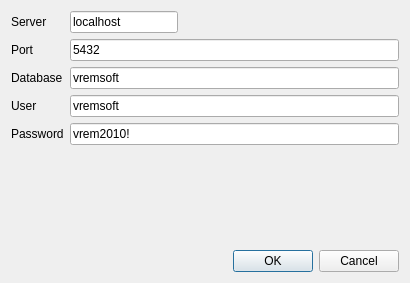
<?xml version="1.0" encoding="UTF-8"?>
<ui version="4.0">
 <class>StdPostgresConfig</class>
 <widget class="QDialog" name="StdPostgresConfig">
  <property name="geometry">
   <rect>
    <x>0</x>
    <y>0</y>
    <width>410</width>
    <height>283</height>
   </rect>
  </property>
  <property name="windowTitle">
   <string>Postgres Configuration</string>
  </property>
  <layout class="QVBoxLayout" name="verticalLayout">
   <item>
    <layout class="QFormLayout" name="formLayout">
     <item row="0" column="0">
      <widget class="QLabel" name="label">
       <property name="text">
        <string>Server</string>
       </property>
      </widget>
     </item>
     <item row="0" column="1">
      <widget class="QLineEdit" name="lineEditIP">
       <property name="sizePolicy">
        <sizepolicy hsizetype="Fixed" vsizetype="Fixed">
         <horstretch>0</horstretch>
         <verstretch>0</verstretch>
        </sizepolicy>
       </property>
       <property name="text">
        <string>localhost</string>
       </property>
      </widget>
     </item>
     <item row="1" column="0">
      <widget class="QLabel" name="label_2">
       <property name="text">
        <string>Port</string>
       </property>
      </widget>
     </item>
     <item row="1" column="1">
      <widget class="QLineEdit" name="lineEditPort">
       <property name="sizePolicy">
        <sizepolicy hsizetype="Minimum" vsizetype="Fixed">
         <horstretch>0</horstretch>
         <verstretch>0</verstretch>
        </sizepolicy>
       </property>
       <property name="text">
        <string>5432</string>
       </property>
      </widget>
     </item>
     <item row="2" column="0">
      <widget class="QLabel" name="label_3">
       <property name="text">
        <string>Database</string>
       </property>
      </widget>
     </item>
     <item row="2" column="1">
      <widget class="QLineEdit" name="lineEditDatabase">
       <property name="text">
        <string>vremsoft</string>
       </property>
      </widget>
     </item>
     <item row="3" column="0">
      <widget class="QLabel" name="label_4">
       <property name="text">
        <string>User</string>
       </property>
      </widget>
     </item>
     <item row="3" column="1">
      <widget class="QLineEdit" name="lineEditUser">
       <property name="text">
        <string>vremsoft</string>
       </property>
      </widget>
     </item>
     <item row="4" column="0">
      <widget class="QLabel" name="label_5">
       <property name="text">
        <string>Password</string>
       </property>
      </widget>
     </item>
     <item row="4" column="1">
      <widget class="QLineEdit" name="lineEditPassword">
       <property name="text">
        <string>vrem2010!</string>
       </property>
      </widget>
     </item>
    </layout>
   </item>
   <item>
    <widget class="QDialogButtonBox" name="DataBaseButtonBox">
     <property name="orientation">
      <enum>Qt::Horizontal</enum>
     </property>
     <property name="standardButtons">
      <set>QDialogButtonBox::Cancel|QDialogButtonBox::Ok</set>
     </property>
    </widget>
   </item>
  </layout>
 </widget>
 <resources/>
 <connections>
  <connection>
   <sender>DataBaseButtonBox</sender>
   <signal>accepted()</signal>
   <receiver>StdPostgresConfig</receiver>
   <slot>accept()</slot>
   <hints>
    <hint type="sourcelabel">
     <x>248</x>
     <y>254</y>
    </hint>
    <hint type="destinationlabel">
     <x>157</x>
     <y>274</y>
    </hint>
   </hints>
  </connection>
  <connection>
   <sender>DataBaseButtonBox</sender>
   <signal>rejected()</signal>
   <receiver>StdPostgresConfig</receiver>
   <slot>reject()</slot>
   <hints>
    <hint type="sourcelabel">
     <x>316</x>
     <y>260</y>
    </hint>
    <hint type="destinationlabel">
     <x>286</x>
     <y>274</y>
    </hint>
   </hints>
  </connection>
 </connections>
</ui>
